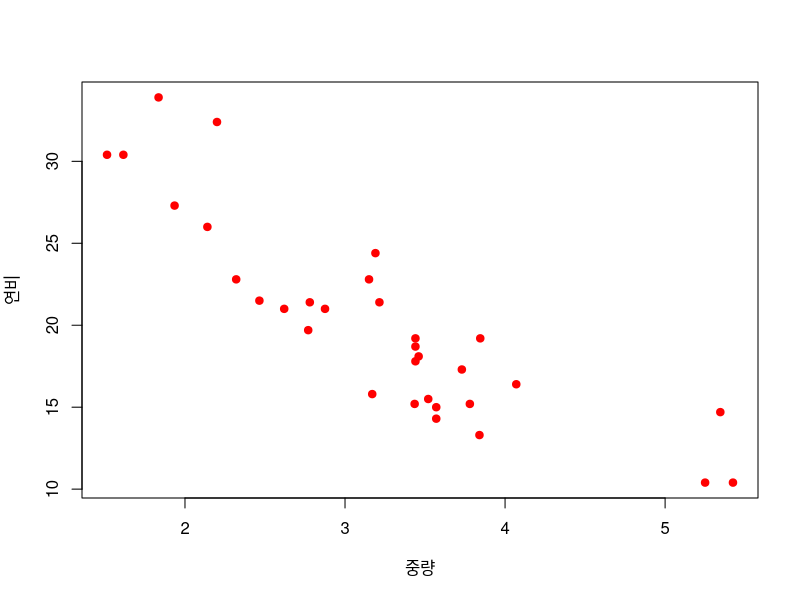
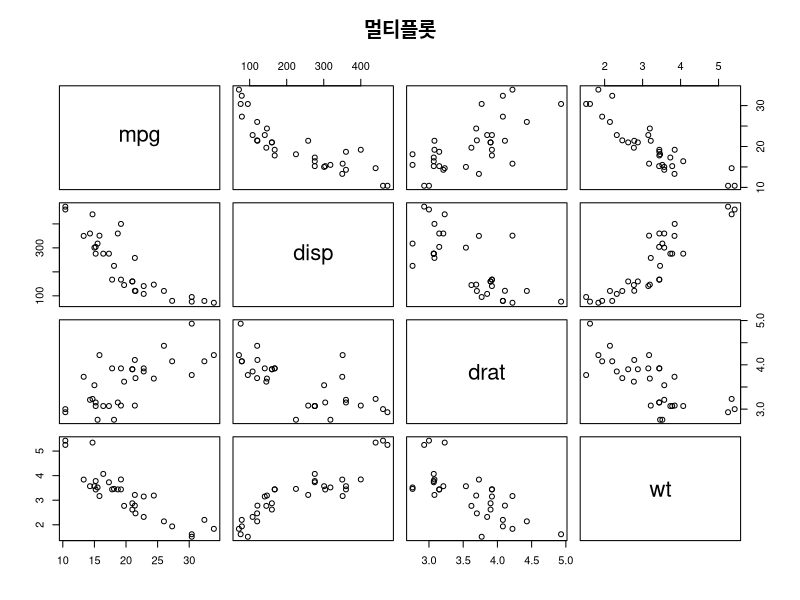
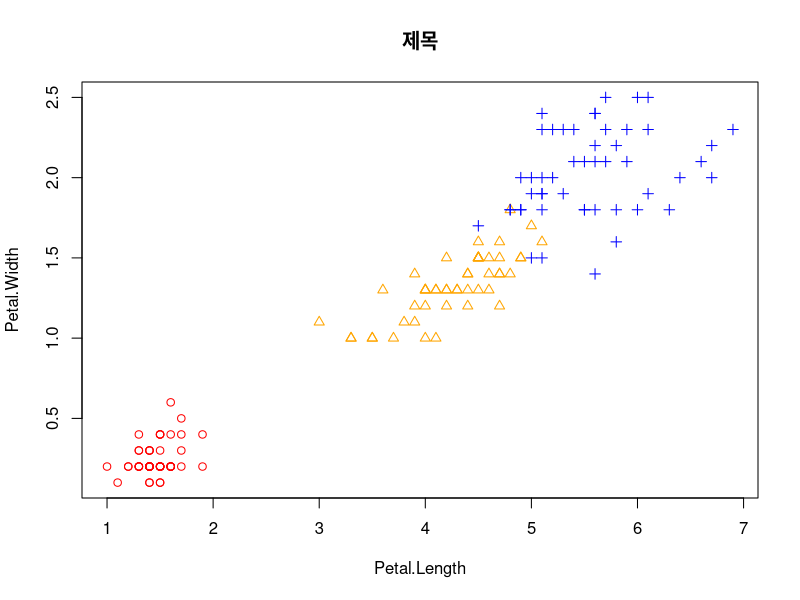
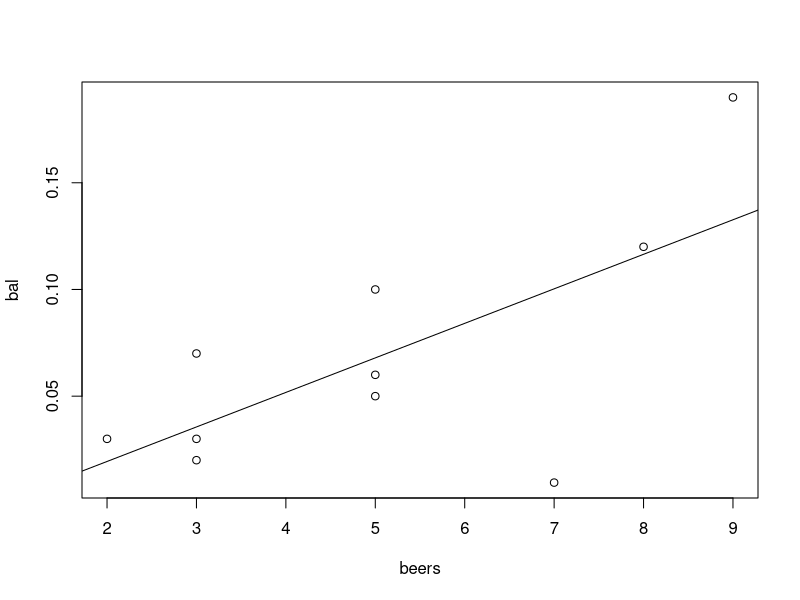
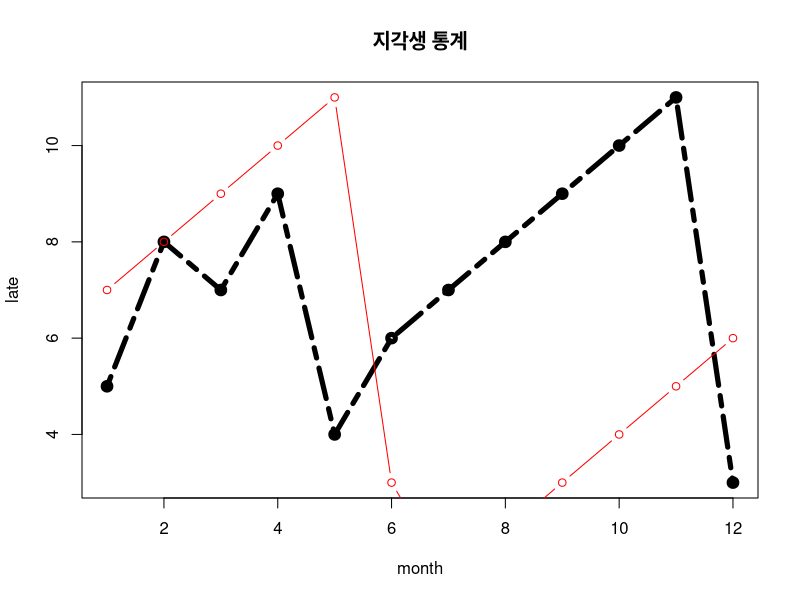
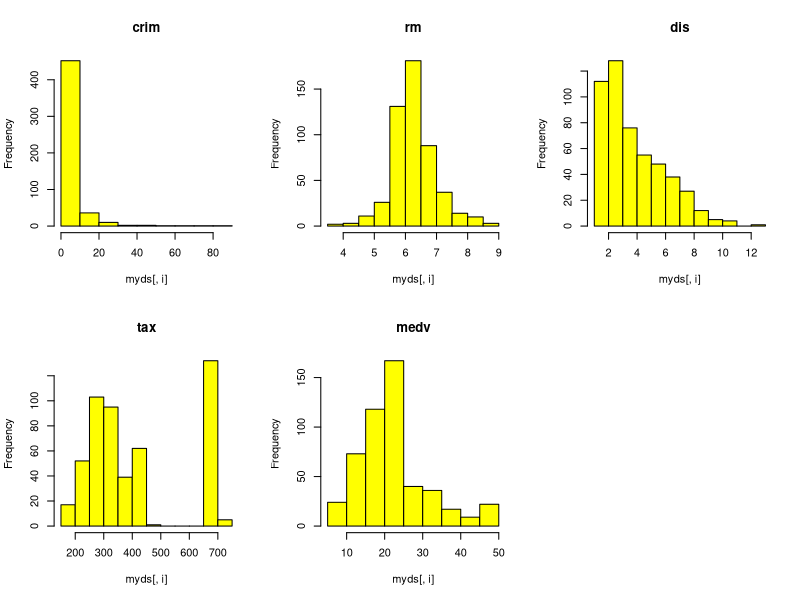
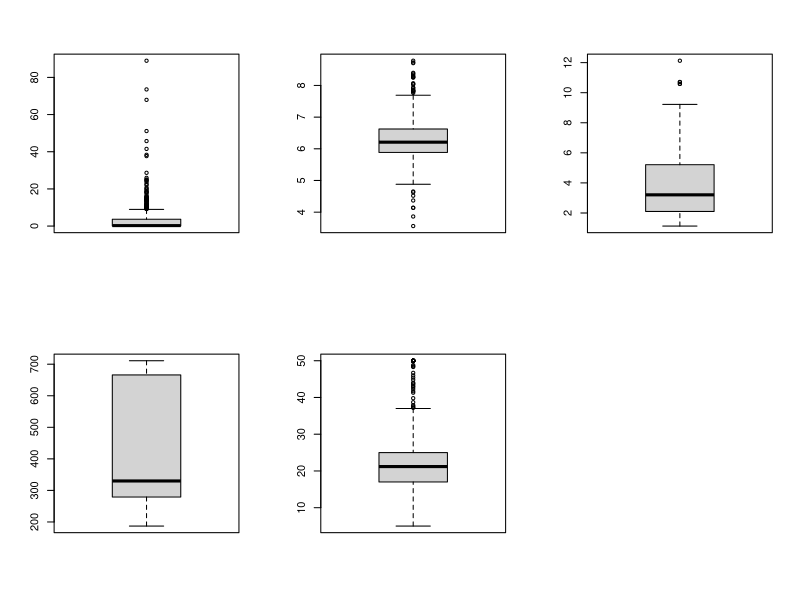
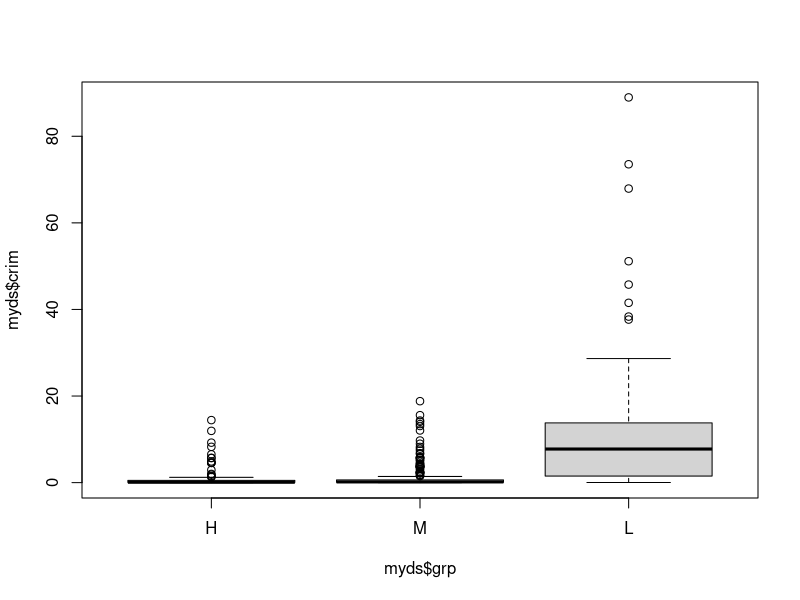

Write the R code that produced these figures, in order. (Note: this script raises an error after producing the figures.)
#chap6 다중변수 자료의 탐색

wt <- mtcars$wt
mpg <- mtcars$mpg

plot(wt, mpg,
     xlab='중량',
     ylab='연비',
     col='red',
     pch=19)


vars <- c("mpg","disp", "drat", "wt")
target <- mtcars[,vars]
head(target)
pairs(target,
      main='멀티플롯')

iris.2 <- iris[,3:4]
point <- as.numeric(iris$Species)
point
color <- c("red", "orange", "blue")
plot(iris.2,
     main="제목",
     pch=c(point),
     col=color[point])


#상관분석과 상관계수
beers <- c(5,2,9,8,3,7,3,5,3,5)
bal <- c(0.1, 0.03, 0.19, 0.12, 0.03, 0.0095, 0.07, 0.06, 0.02, 0.05)
tbl <- data.frame(beers, bal)
tbl
plot(bal~beers, data=tbl)
res <- lm(bal~beers, data=tbl)
abline(res) #회귀선 작성
cor(beers, bal)

cor(iris[,1:4]) #변수간 상관계수


#선그래프
month= 1:12
late = c(5,8,7,9,4,6,7,8,9,10,11,3)
plot(month,
     late,
     main='지각생 통계',
     type = "o",
     lty=6, 
     lwd=5)
late2 = c(7,8,9,10,11,3,1,2,3,4,5,6)
lines(month,
      late2,
      type='b',
      col='red')


#EDA
install.packages('mlbench')
library(mlbench)
data("BostonHousing")
myds <- BostonHousing[,c("crim", "rm", "dis", "tax", "medv")]

#그룹변수 추가
grp <- c()
for (i in 1:nrow(myds)){
   if (myds$medv[i] >=25.0) {
     grp[i] <- "H"
   } else if (myds$medv[i]<=17.0){
     grp[i] <- "L"
   } else {
     grp[i] <- "M" 
     }
}

grp <- factor(grp)
grp <- factor(grp, levels=c("H", "M", "L"))
myds <- data.frame(myds, grp)

myds


#데이터셋 형태 파악
str(myds)
table(myds$grp)

par(mfrow=c(2,3))
for (i in 1:5){
  hist(myds[, i], main=colnames(myds)[i], col='yellow')
}
par(mfrow=c(1,1))

par(mfrow=c(2,3))
for (i in 1:5){
  boxplot(myds[,i])
}
par(mfrow=c(1,1))

#그룹별 관측값 분포 확인
boxplot(myds$crim~myds$grp)
boxplot(myds$rm~grp)

pairs(myds[,-6])


point <- as.integer(myds$grp)
color <- c("red", "orange", "blue")
pairs(myds[,-6], pch=point, col=color[point])

cor(myds[,-6])


##실전분석
tmp <- airquality[,1:4]
tmp <- tmp[complete.cases(tmp),]
head(tmp)
plot(tmp)
cor(tmp)
cor(tmp$Ozone, tmp$Temp)
plot(tmp$Ozone, tmp$Temp, main='제목')
res <- lm(tmp$Temp~tmp$Ozone)
abline(res, col='red')


##연습문제
#01
cor(cars$speed, cars$dist)
plot(cars$speed, cars$dist)
res <- lm(cars$dist~cars$speed)
abline(res, col='red')
#상관계수가 0.8로 강한 양의 상관관계임

#02
cor(pressure$temperature, pressure$pressure)
plot(pressure$temperature, pressure$pressure)
res <- lm(pressure$pressure~pressure$temperature)
abline(res, col='red')
#상관계수가 0.76으로 양의 상관관계가 있는 편임

#03
ds <- swiss[,1:4]
head(ds)
pairs(ds)

#04
plot(iris$Petal.Length, iris$Petal.Width,
     col = iris$Species,
     pch = 3)

#07
ds <- state.x77
cor(ds)
pairs(ds)
#Income과 가장 큰 상간관계를 가진변수는 HS Grad임

#10
#(1)
plot(trees$Girth, trees$Height)
cor(trees$Girth, trees$Height)
#(2)
pairs(trees)
cor(trees)

#11
plot(Orange$age, Orange$circumference,
     col=Orange$Tree,
     pch = 10)

#12
#(1)
data("Glass")
myds <- Glass
#(2,3,4)
pairs(myds[,-10])
cor(myds[,-10])
pairs(myds[,-10],
      col = myds$Type)

#14
years <- 1875:1972
hlevel <- as.vector(LakeHuron)
lines(years,
     hlevel,
     type='b',
     main = 'LakeHuron',
     col='skyblue')

#16
str(USAccDeaths)
months <- 1:12
acc_1973 <- acc[1:12]
acc_1975 <- acc[25:36]
acc_1977 <- acc[49:60]

plot(months, acc_1973, type = "l", col = "red")
lines(months, acc_1975, col = "blue")
lines(months, acc_1977, col = "green")